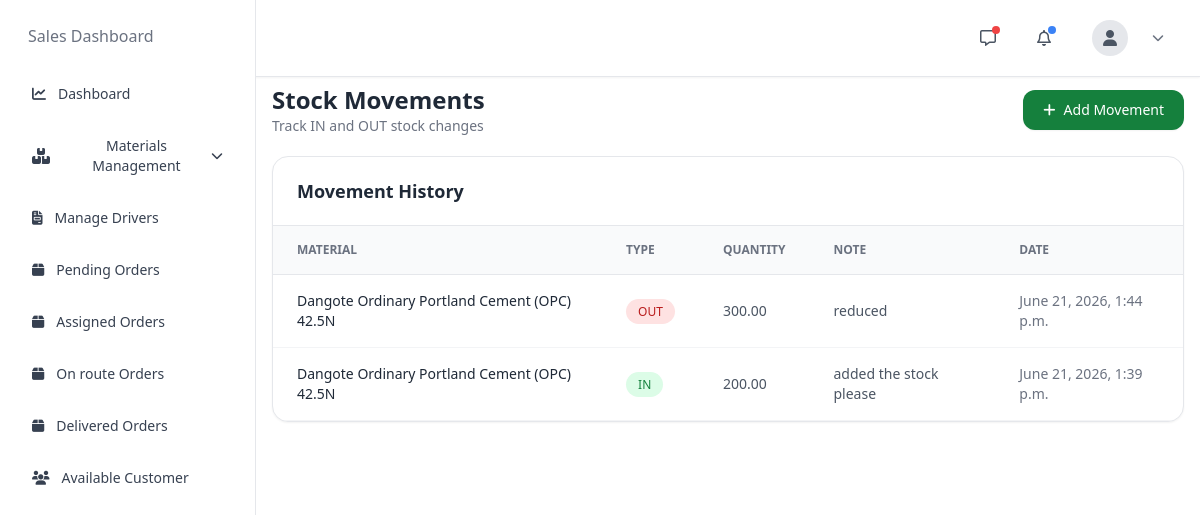
Screenshot of /materials/stock-movements/ with the database file from the repository.
### materials/models.py (models this page shows, shortened)
class StockMovement(models.Model):
    MOVEMENT_TYPES = (
        ('IN', 'Stock In'),
        ('OUT', 'Stock Out'),
    )
    material = models.ForeignKey(
        Material,
        on_delete=models.CASCADE,
        related_name="movements"
    )
    movement_type = models.CharField(
        max_length=10,
        choices=MOVEMENT_TYPES
    )
    quantity = models.DecimalField(
        max_digits=12,
        decimal_places=2
    )
    note = models.TextField(blank=True)
    created_at = models.DateTimeField(auto_now_add=True)

class Material(models.Model):
    UNIT_CHOICES = (
        ('BAG', 'Bag'),
        ('TON', 'Ton'),
        ('KG', 'Kilogram'),
        ('PCS', 'Pieces'),
        ('TRUCK', 'Truck Load'),
        ('M3', 'Cubic Meter'),
    )
    category = models.ForeignKey(
        MaterialCategory,
        on_delete=models.CASCADE,
        related_name="materials"
    )
    name = models.CharField(max_length=200)
    description = models.TextField(blank=True)
    unit = models.CharField(
        max_length=20,
        choices=UNIT_CHOICES,
        default='BAG'
    )
    image = models.ImageField(
        upload_to="materials/",
        blank=True,
        null=True
    )
    stock_quantity = models.DecimalField(
        max_digits=12,
        decimal_places=2,
        default=0
    )
    price = models.DecimalField(
        max_digits=12,
        decimal_places=2
    )
    created_at = models.DateTimeField(auto_now_add=True)
    def __str__(self):
        return self.name

### materials/views.py (the view)
# urls.py: path('stock-movements/', views.stock_movement_list_create, name='stock_movement_list'),
def stock_movement_list_create(request):
    movements = StockMovement.objects.select_related('material').order_by('-created_at')
    if request.method == "POST":
        form = StockMovementForm(request.POST)
        if form.is_valid():
            form.save()
            messages.success(request, "Stock movement recorded successfully")
            return redirect('stock_movement_list')
        messages.error(request, "Please fix the errors below")
    else:
        form = StockMovementForm()
    return render(request, "manager/stock_movement.html", {
        "form": form,
        "movements": movements
    })

### templates/manager/stock_movement.html (shortened to what this page needs)
{% extends 'manager/base.html' %}
{% block content %}
{% include 'manager/nav.html' %}
{% include 'manager/sidebar.html' %}
<link rel="stylesheet"
href="https://cdnjs.cloudflare.com/ajax/libs/font-awesome/6.5.1/css/all.min.css"/>
<div class="sm:ml-64 mt-16 px-4 py-5 min-h-screen">
    <div class="w-full">
        <div class="flex flex-col md:flex-row md:items-center md:justify-between gap-4 mb-5">
            <div>
                <h1 class="text-2xl font-semibold text-gray-800">
                    Stock Movements
                </h1>
                <p class="text-sm text-gray-500">
                    Track IN and OUT stock changes
                </p>
            </div>
            <button
                onclick="openCreateModal()"
                class="inline-flex items-center gap-2 bg-green-700 hover:bg-green-800 text-white text-sm font-medium px-5 py-2.5 rounded-xl shadow-sm transition">
                <i class="fa-solid fa-plus"></i>
                Add Movement
            </button>
        </div>
        <div class="relative overflow-x-auto bg-white rounded-2xl border border-gray-200 shadow-sm">
            <div class="px-6 py-5 border-b border-gray-200">
                <h2 class="text-lg font-semibold text-gray-800">
                    Movement History
                </h2>
            </div>
            <table class="w-full text-sm text-left text-gray-600">
                <thead class="bg-gray-50 border-b border-gray-200 text-xs uppercase text-gray-500">
                    <tr>
                        <th class="px-6 py-4 font-semibold">Material</th>
                        <th class="px-6 py-4 font-semibold">Type</th>
                        <th class="px-6 py-4 font-semibold">Quantity</th>
                        <th class="px-6 py-4 font-semibold">Note</th>
                        <th class="px-6 py-4 font-semibold">Date</th>
                    </tr>
                </thead>
                <tbody>
                {% for m in movements %}
                    <tr class="border-b border-gray-100 hover:bg-gray-50 transition">
                        <td class="px-6 py-4 font-medium text-gray-800">
                            {{ m.material.name }}
                        </td>
                        <td class="px-6 py-4">
                            {% if m.movement_type == 'IN' %}
                                <span class="px-3 py-1 text-xs rounded-full bg-green-100 text-green-700">
                                    IN
                                </span>
                            {% else %}
                                <span class="px-3 py-1 text-xs rounded-full bg-red-100 text-red-700">
                                    OUT
                                </span>
                            {% endif %}
                        </td>
                        <td class="px-6 py-4">
                            {{ m.quantity }}
                        </td>
                        <td class="px-6 py-4">
                            {{ m.note|default:"-" }}
                        </td>
                        <td class="px-6 py-4 text-gray-500">
                            {{ m.created_at }}
                        </td>
                    </tr>
                {% endfor %}
                </tbody>
            </table>
        </div>
    </div>
</div>
{% endblock %}

### rows the page displays
StockMovement: material.name "Dangote Ordinary Portland Cement (OPC) 42.5N", movement_type "OUT", quantity "300.00", note "reduced", created_at "June 21, 2026, 1:44 p.m."
StockMovement: material.name "Dangote Ordinary Portland Cement (OPC) 42.5N", movement_type "IN", quantity "200.00", note "added the stock please", created_at "June 21, 2026, 1:39 p.m."
